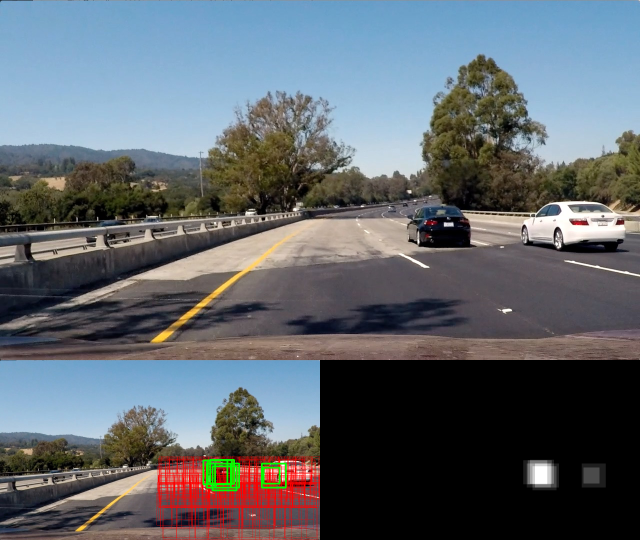
#> input picture report_imgs/features_test_img.png, 1280 x 1080 px (shown at 1/2 size); its folder holds only this picture in this run
$ python -i vehicle_detect.py   (imports and definitions only)   (older library calls are emulated)
#> lines starting #> are read from the running program, lines starting #| are printed output that depends on the picture
### vehicle_features.py
import matplotlib.image as mpimg
from skimage.feature import hog

import numpy as np

import cv2


def get_hog_features(img, orient, pix_per_cell, cell_per_block, vis=False, feature_vec=True):
    # this function is based on the one from the lesson
    # Call with two outputs if vis==True
    if vis == True:
        features, hog_image = hog(img, orientations=orient,
                                  pixels_per_cell=(pix_per_cell, pix_per_cell),
                                  block_norm= 'L2-Hys',
                                  cells_per_block=(cell_per_block, cell_per_block),
                                  transform_sqrt=True,
                                  visualize=vis, feature_vector=feature_vec)

        cv2.imshow("features_image", hog_image)
        cv2.imshow("img", img)
        cv2.waitKey(0)
        cv2.destroyAllWindows()

        return features
    # Otherwise call with one output
    else:
        features = hog(img, orientations=orient,
                       pixels_per_cell=(pix_per_cell, pix_per_cell),
                       cells_per_block=(cell_per_block, cell_per_block),
                       block_norm= 'L2-Hys',
                       transform_sqrt=True,
                       visualize=vis, feature_vector=feature_vec)

        return features

def extract_features_img(image, cspace='RGB', orient=9,
                        pix_per_cell=16, cell_per_block=2, hog_channel=0):
    # apply color conversion if the specified colour space is not 'RGB'
    if cspace == 'HSV':
        feature_image = cv2.cvtColor(image, cv2.COLOR_RGB2HSV)
    elif cspace == 'LUV':
        feature_image = cv2.cvtColor(image, cv2.COLOR_RGB2LUV)
    elif cspace == 'HLS':
        feature_image = cv2.cvtColor(image, cv2.COLOR_RGB2HLS)
    elif cspace == 'YUV':
        feature_image = cv2.cvtColor(image, cv2.COLOR_RGB2YUV)
    elif cspace == 'YCrCb':
        feature_image = cv2.cvtColor(image, cv2.COLOR_RGB2YCrCb)
    else:
        feature_image = np.copy(image)

    # Call get_hog_features() with vis=False, feature_vec=True
    if hog_channel == 'ALL':
        hog_features = []
        for channel in range(feature_image.shape[2]):
            vis = False
            hog_features.append(get_hog_features(feature_image[:,:,channel],
                                orient, pix_per_cell, cell_per_block,
                                vis=vis, feature_vec=True))
        hog_features = np.ravel(hog_features)
    else:
        hog_features = get_hog_features(feature_image[:,:,hog_channel], orient,
                    pix_per_cell, cell_per_block, vis=False, feature_vec=True)

    # extract colour information

    histo0, bin_ranges0 = np.histogram(feature_image[:,:,0], bins=8, density=True)
    histo1, bin_ranges1 = np.histogram(feature_image[:,:,1], bins=8, density=True)
    histo2, bin_ranges2 = np.histogram(feature_image[:,:,2], bins=8, density=True)


    # Append the new feature vector to the features list
    return np.concatenate((histo0, histo1, histo2, hog_features))

def extract_features_imgs(images, cspace='RGB', orient=9,
                        pix_per_cell=16, cell_per_block=2, hog_channel=0):
    # Create a list to append feature vectors to
    features = []
    # Iterate through the list of images
    for img in images:
        # Read in each one by one
        hog_features = extract_features_img(img, cspace=cspace, orient=orient, pix_per_cell=pix_per_cell, cell_per_block=cell_per_block, hog_channel=hog_channel)
        features.append(hog_features)
    # Return list of feature vectors
    features_np =  np.array(features)

    print("features shape: ", features_np.shape)

    return features_np

#use the extract features function developed in the course to pull out the colour and HOG information from the images
# [16 lines left out: function extract_features, not called in this run]


def detect_objects(image, clf, feature_scaler, windows):
    # This function attempts to detect vehicles in the images at all sliding windows provided in argument 'windows'

    imgs = []
    bboxes = []

    # iterate through all sliding windows specified by the caller
    for window in windows:

        # store some convenient information in easy to read variables
        first_row = int(float(image.shape[0]) * window[4])
        first_col = int(float(image.shape[1]) * window[6])

        last_row = int(float(image.shape[0]) * window[5])
        last_col = int(float(image.shape[1]) * window[7])

        window_width = window[1]     #columns
        window_height = window[0]    #rows

        scan_width = window[3]
        scan_height = window[2]

        keep_prob = window[8]

        # 'slide' the windows through the image, appending any detections to the appropriate lists
        for start_row in range(first_row, last_row, scan_height):

            # enable random fluxuations in the position of the scan boxes

            start_row = int(start_row + (scan_height / 2.0) * (np.random.uniform() - 0.5))

            end_row = start_row + window_height

            if (end_row > image.shape[0] + 1):
                continue

            for start_col in range(first_col, last_col, scan_width):

                start_col = int(start_col + (scan_width / 2.0) * (np.random.uniform() - 0.5))

                if np.random.uniform() > keep_prob:
                    continue

                end_col = start_col + window_width

                if (end_col > image.shape[1] + 1):
                    continue

                tile = image[start_row:end_row, start_col:end_col, :]
                # resize tile to 64 by 64
                tile = cv2.resize(tile, (64,64))

                bbox_pt1 = (start_col, start_row) #col, row
                bbox_pt2 = (end_col, end_row)
                imgs.append(tile)
                bboxes.append((bbox_pt1, bbox_pt2))

    # extract the features from the supplied images
    features = extract_features_imgs(imgs, cspace="HLS", hog_channel="ALL")

    # transform the features based on the normalizer generated from the training data
    features = feature_scaler.transform(features)

    # actually perform the prediction (in this case teh output is binary)
    pred = clf.predict(features)

    pred = np.array(pred)
    all_boxes = np.array(bboxes)

    # choose only the boxes that had prediction value set to 1, and return them as the 'detected_boxes'
    detected_boxes = all_boxes[(pred == 1)]

    print('len single scale all boxes: ', len(all_boxes))

    return detected_boxes, all_boxes

# [25 lines of commented-out code are left out]


# [10 lines left out: function draw_bboxes, not called in this run]


### heat_map.py
import numpy as np

class HeatMap(object):

    def __init__(self, shape):
        # initialize the heatmap with zeros (data type "int")
        self.shape = shape
        self.map = np.zeros(shape, dtype=np.int)

    # [10 lines left out: function add_boxes, not called in this run]

### vehicle_detect.py
import warnings

# [2 lines not run here, left out]

import numpy as np

from sklearn.model_selection import train_test_split
from sklearn.model_selection import GridSearchCV
from sklearn import svm
from sklearn import tree
from sklearn.metrics import accuracy_score
from sklearn.preprocessing import StandardScaler

import matplotlib.image as mpimg

import glob

from vehicle_features import *

from heat_map import *

import pickle

# specify parameters that configure the behaviour of the code below, including:
# - mode (train/video/photo mode)
# - initialize classifier object that is filled out differently depending on the combination of mode flags. For example, if training mode and video mode are active, I assume that the user wishes to use the newly generated classifier, rather than read on from disk.
# - the X_scaler object is initialized here for the same reason as clf (the previous bullet point), but represents an object that can normalize the input features
# - the names of the classifier to read from disk, if train_mode is false and one of photo or video_mode is true.
# - the name of the test video to read (also used to generate the output file name)

train_mode = False
video_mode = False
photo_mode = True

clf = None
X_scaler = None

model_name = "model_v0.6"
video_name = "project_video"


# below is a specification of the sliding windows used for detection

# height (rows), width (cols),
# scan_height (rows), scan_width (cols),
# first_row, last_row,
# first_col, last_col
# keep_prob
windows = \
[
	(128, 128, 64, 64, 0.65, 0.9, 0.5, 1.0, 1.0),
	(64, 64, 32, 32, 0.55, 0.7, 0.5, 1.0, 1.0),
	(96, 96, 48, 48, 0.55, 0.7, 0.5, 1.0, 1.0),

	(128, 128, 64, 64, 0.65, 0.9, 0.5, 1.0, 1.0),
	(128, 128, 48, 48, 0.7, 1.0, 0.5, 1.0, 1.0),
	(64, 64, 32, 32, 0.55, 0.7, 0.5, 1.0, 0.5),

	(96, 96, 48, 48, 0.55, 0.7, 0.5, 1.0, 1.0),

	(96, 96, 36, 36, 0.54, 0.7, 0.5, 1.0, 1.0),

	(96, 96, 24, 24, 0.55, 0.7, 0.5, 1.0, 1.0)
]

# [101 lines not run here, left out]

hmap = HeatMap((720, 1280, 3))

# [6 lines not run here, left out]

def video_image(img):

	# detect objects in the image using all sliding windows.

	bboxes, allboxes = detect_objects(img, clf, X_scaler, windows)

	# bboxes2, allboxes2 = detect_objects_multi_scale(img, clf_tree, X_scaler, min_size=(100,100), max_size=(201,201), step_size=(100,100))

	# form the image with the bounding boxes drawn on it
	draw_img = draw_bboxes(img, bboxes, allboxes)

	# add the detections to the heatmap
	hmap.add_boxes(bboxes)

	# final detections heatmap threshold (experimentally determined)
	hmap_thresh = 650

	# generate the binary map of detections
	bin_map = np.zeros(hmap.shape, dtype=np.uint8)
	bin_map[hmap.map[:,:,0] > hmap_thresh] = np.array([255,0,0])

	# cv2.imshow("heatmap", hmap.map)

	# cv2.waitKey(100)

	# draw_img = draw_bboxes(img, bboxes2, allboxes2)

	# overlay the binary map of detected objects onto the original image
	draw_img = cv2.addWeighted(draw_img, 1.0, bin_map, 0.5, 0.0)

	# find the boxes that represent vehicle detections from the binary map
	bin_img_for_contours = bin_map[:,:,0]

	mod_img, contours, hierarchy = cv2.findContours(bin_img_for_contours.copy(), 1, 2)

	draw_img_2 = img.copy()

	# require an area of at least 600 px^2 for the detected box

	area_thresh = 600  #area theshold in pixels squared - to reduce false positives

	# draw the final detections on the output video
	for c in contours:
		x, y, w, h = cv2.boundingRect(c)

		if (w * h < area_thresh):
			continue

		cv2.rectangle(draw_img,(x,y),(x+w,y+h),(0,0,255),2)
		cv2.rectangle(draw_img_2,(x,y),(x+w,y+h),(0,0,255),2)

	# put the image with vehicle detections on top, the sliding windows and pre-heatmap detections on the bottom left, and the heatmap on the bottom right, then return this image

	draw_img_resize = cv2.resize(draw_img, (0,0), fx=0.5, fy=0.5)

	hmap_resize = cv2.resize((hmap.map * 255 / np.max(hmap.map)).astype(np.uint8), (0,0), fx=0.5, fy=0.5)

	bottom = np.hstack((draw_img_resize, hmap_resize))

	return np.vstack((draw_img_2, bottom))

# [32 lines not run here, left out]


>>> import cv2
>>> picture = cv2.imread('report_imgs/features_test_img.png')
#> picture is the input picture: shape (1080, 1280, 3); mean B, G, R 108, 101.9, 95.6
>>> result = video_image(picture)
#> after the loop in detect_objects, `for window in windows:`: bboxes = 636 items
#> the loop in extract_features_imgs, `for img in images:` made 636 passes
#> (histo0 in extract_features_img, bin_ranges0 in extract_features_img, bin_ranges1 in extract_features_img, bin_ranges2 in extract_features_img) on passes 3, 4, 9: ([0.0573, 0, 0, 0, 0, 0, 0, 0.00937], [0, 15, 30, 45, 60, 75, 90, 105, 120], [0, 16.88, 33.75, 50.62, 67.5, 84.38, 101.2, 118.1, 135], [0, 12.12, 24.25, 36.38, 48.5, 60.62, 72.75, 84.88, 97]), ([0.0573, 0, 0, 0, 0, 0, 0, 0.00937], [0, 15, 30, 45, 60, 75, 90, 105, 120], [0, 17.25, 34.5, 51.75, 69, 86.25, 103.5, 120.8, 138], [0, 12.12, 24.25, 36.38, 48.5, 60.62, 72.75, 84.88, 97]), ([0.0795, 0.000769, 1.97e-05, 0, 0, 0, 0, 0.000473], [0, 12.38, 24.75, 37.12, 49.5, 61.88, 74.25, 86.62, 99], [0, 24.38, 48.75, 73.12, 97.5, 121.9, 146.2, 170.6, 195], [0, 20.88, 41.75, 62.62, 83.5, 104.4, 125.2, 146.1, 167])
#> in extract_features_imgs, `features_np =  np.array(features)`:
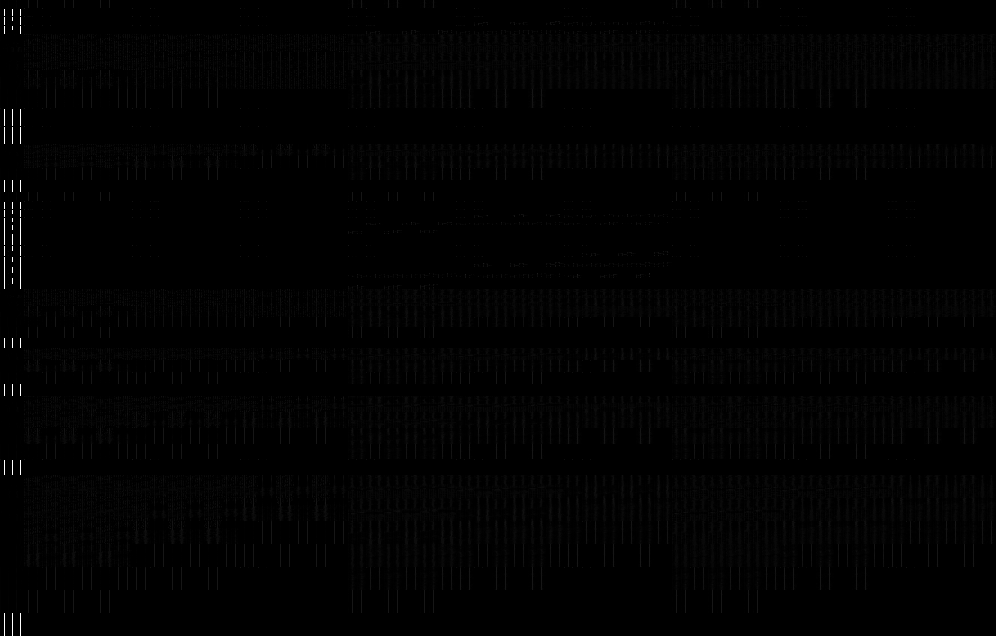
#> features_np: shape (636, 996) float64; min 0, max 8, mean 0.0628; drawn with min black and max white
#| features shape:  (636, 996)
#> (the run stopped early here; a loop or call above may not have finished)
